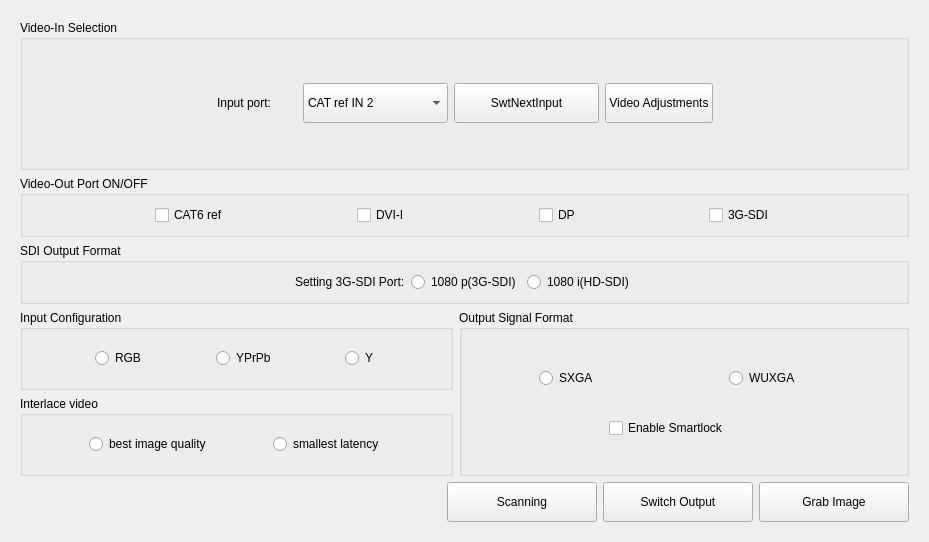
     <widget class="QWidget" name="tab_3">
      <attribute name="title">
       <string>Video Configuration - ref</string>
      </attribute>
      <layout class="QGridLayout" name="gridLayout_27">
       <item row="0" column="0">
        <widget class="QStackedWidget" name="stackedWidget">
         <property name="currentIndex">
          <number>0</number>
         </property>
         <widget class="QWidget" name="page">
          <layout class="QGridLayout" name="gridLayout_13">
           <item row="0" column="0">
            <widget class="QGroupBox" name="Input_Output_Selection_Group">
             <property name="minimumSize">
              <size>
               <width>0</width>
               <height>150</height>
              </size>
             </property>
             <property name="title">
              <string>Video-In Selection</string>
             </property>
             <layout class="QGridLayout" name="gridLayout_12">
              <item row="0" column="0">
               <layout class="QHBoxLayout" name="horizontalLayout_91">
                <item>
                 <spacer name="horizontalSpacer_4">
                  <property name="orientation">
                   <enum>Qt::Horizontal</enum>
                  </property>
                  <property name="sizeHint" stdset="0">
                   <size>
                    <width>40</width>
                    <height>20</height>
                   </size>
                  </property>
                 </spacer>
                </item>
                <item>
                 <layout class="QHBoxLayout" name="horizontalLayout_2">
                  <item>
                   <widget class="QLabel" name="label_6">
                    <property name="minimumSize">
                     <size>
                      <width>80</width>
                      <height>0</height>
                     </size>
                    </property>
                    <property name="maximumSize">
                     <size>
                      <width>80</width>
                      <height>16777215</height>
                     </size>
                    </property>
                    <property name="text">
                     <string>Input port:</string>
                    </property>
                   </widget>
                  </item>
                  <item>
                   <widget class="QComboBox" name="Input_Ref_ComboBox">
                    <property name="enabled">
                     <bool>true</bool>
                    </property>
                    <property name="minimumSize">
                     <size>
                      <width>145</width>
                      <height>40</height>
                     </size>
                    </property>
                    <property name="maximumSize">
                     <size>
                      <width>145</width>
                      <height>16777215</height>
                     </size>
                    </property>
                    <property name="font">
                     <font>
                      <weight>50</weight>
                      <bold>false</bold>
                     </font>
                    </property>
                    <property name="focusPolicy">
                     <enum>Qt::NoFocus</enum>
                    </property>
                    <item>
                     <property name="text">
                      <string>CAT ref IN 2</string>
                     </property>
                    </item>
                    <item>
                     <property name="text">
                      <string>DP ref IN 2</string>
                     </property>
                    </item>
                    <item>
                     <property name="text">
                      <string>DVI-D 1</string>
                     </property>
                    </item>
                    <item>
                     <property name="text">
                      <string>DVI-A 1</string>
                     </property>
                    </item>
                    <item>
                     <property name="text">
                      <string>DVI-D 2</string>
                     </property>
                    </item>
                    <item>
                     <property name="text">
                      <string>DVI-A 2</string>
                     </property>
                    </item>
                    <item>
                     <property name="text">
                      <string>HDMI 1</string>
                     </property>
                    </item>
                    <item>
                     <property name="text">
                      <string>HDMI 2</string>
                     </property>
                    </item>
                    <item>
                     <property name="text">
                      <string>DP</string>
                     </property>
                    </item>
                    <item>
                     <property name="text">
                      <string>S-VIDEO 1</string>
                     </property>
                    </item>
                    <item>
                     <property name="text">
                      <string>S-VIDEO 2</string>
                     </property>
                    </item>
                    <item>
                     <property name="text">
                      <string>COMP 1</string>
                     </property>
                    </item>
                    <item>
                     <property name="text">
                      <string>3G-SDI 1</string>
                     </property>
                    </item>
                    <item>
                     <property name="text">
                      <string>3G-SDI 2</string>
                     </property>
                    </item>
                   </widget>
                  </item>
                  <item>
                   <widget class="QPushButton" name="SwtNextInput_Ref_Button">
                    <property name="enabled">
                     <bool>true</bool>
                    </property>
                    <property name="minimumSize">
                     <size>
                      <width>145</width>
                      <height>40</height>
                     </size>
                    </property>
                    <property name="maximumSize">
                     <size>
                      <width>145</width>
                      <height>16777215</height>
                     </size>
                    </property>
                    <property name="focusPolicy">
                     <enum>Qt::NoFocus</enum>
                    </property>
                    <property name="text">
                     <string>SwtNextInput</string>
                    </property>
                   </widget>
                  </item>
                  <item>
                   <widget class="QPushButton" name="Video_Adjust_Ref_Button">
                    <property name="minimumSize">
                     <size>
                      <width>0</width>
                      <height>40</height>
                     </size>
                    </property>
                    <property name="maximumSize">
                     <size>
                      <width>145</width>
                      <height>40</height>
                     </size>
                    </property>
                    <property name="focusPolicy">
                     <enum>Qt::NoFocus</enum>
                    </property>
                    <property name="styleSheet">
                     <string notr="true"/>
                    </property>
                    <property name="text">
                     <string>Video Adjustments</string>
                    </property>
                   </widget>
                  </item>
                 </layout>
                </item>
                <item>
                 <spacer name="horizontalSpacer_5">
                  <property name="orientation">
                   <enum>Qt::Horizontal</enum>
                  </property>
                  <property name="sizeHint" stdset="0">
                   <size>
                    <width>40</width>
                    <height>20</height>
                   </size>
                  </property>
                 </spacer>
                </item>
               </layout>
              </item>
             </layout>
            </widget>
           </item>
           <item row="1" column="0">
            <widget class="QGroupBox" name="groupBox_10">
             <property name="minimumSize">
              <size>
               <width>0</width>
               <height>0</height>
              </size>
             </property>
             <property name="maximumSize">
              <size>
               <width>16777215</width>
               <height>16777215</height>
              </size>
             </property>
             <property name="title">
              <string>Video-Out Port ON/OFF</string>
             </property>
             <layout class="QGridLayout" name="gridLayout_5">
              <item row="0" column="0">
               <layout class="QHBoxLayout" name="horizontalLayout_3">
                <item>
                 <spacer name="horizontalSpacer_18">
                  <property name="orientation">
                   <enum>Qt::Horizontal</enum>
                  </property>
                  <property name="sizeHint" stdset="0">
                   <size>
                    <width>40</width>
                    <height>20</height>
                   </size>
                  </property>
                 </spacer>
                </item>
                <item>
                 <widget class="QCheckBox" name="Output_Ref_checkBox">
                  <property name="focusPolicy">
                   <enum>Qt::NoFocus</enum>
                  </property>
                  <property name="text">
                   <string>CAT6 ref</string>
                  </property>
                 </widget>
                </item>
                <item>
                 <spacer name="horizontalSpacer_10">
                  <property name="orientation">
                   <enum>Qt::Horizontal</enum>
                  </property>
                  <property name="sizeHint" stdset="0">
                   <size>
                    <width>40</width>
                    <height>20</height>
                   </size>
                  </property>
                 </spacer>
                </item>
                <item>
                 <widget class="QCheckBox" name="Output_Ref_checkBox_2">
                  <property name="focusPolicy">
                   <enum>Qt::NoFocus</enum>
                  </property>
                  <property name="text">
                   <string>DVI-I</string>
                  </property>
                 </widget>
                </item>
                <item>
                 <spacer name="horizontalSpacer_13">
                  <property name="orientation">
                   <enum>Qt::Horizontal</enum>
                  </property>
                  <property name="sizeHint" stdset="0">
                   <size>
                    <width>40</width>
                    <height>20</height>
                   </size>
                  </property>
                 </spacer>
                </item>
                <item>
                 <widget class="QCheckBox" name="Output_Ref_checkBox_3">
                  <property name="focusPolicy">
                   <enum>Qt::NoFocus</enum>
                  </property>
                  <property name="text">
                   <string>DP</string>
                  </property>
                 </widget>
                </item>
                <item>
                 <spacer name="horizontalSpacer_11">
                  <property name="orientation">
                   <enum>Qt::Horizontal</enum>
                  </property>
                  <property name="sizeHint" stdset="0">
                   <size>
                    <width>40</width>
                    <height>20</height>
                   </size>
                  </property>
                 </spacer>
                </item>
                <item>
                 <widget class="QCheckBox" name="Output_Ref_checkBox_4">
                  <property name="focusPolicy">
                   <enum>Qt::NoFocus</enum>
                  </property>
                  <property name="text">
                   <string>3G-SDI</string>
                  </property>
                 </widget>
                </item>
                <item>
                 <spacer name="horizontalSpacer_15">
                  <property name="orientation">
                   <enum>Qt::Horizontal</enum>
                  </property>
                  <property name="sizeHint" stdset="0">
                   <size>
                    <width>40</width>
                    <height>20</height>
                   </size>
                  </property>
                 </spacer>
                </item>
               </layout>
              </item>
             </layout>
            </widget>
           </item>
           <item row="2" column="0">
            <widget class="QGroupBox" name="groupBox_4">
             <property name="title">
              <string>SDI Output Format</string>
             </property>
             <layout class="QGridLayout" name="gridLayout_2">
              <item row="0" column="0">
               <layout class="QHBoxLayout" name="horizontalLayout_14">
                <item>
                 <spacer name="horizontalSpacer_19">
                  <property name="orientation">
                   <enum>Qt::Horizontal</enum>
                  </property>
                  <property name="sizeHint" stdset="0">
                   <size>
                    <width>40</width>
                    <height>20</height>
                   </size>
                  </property>
                 </spacer>
                </item>
                <item>
                 <widget class="QLabel" name="label_15">
                  <property name="enabled">
                   <bool>true</bool>
                  </property>
                  <property name="text">
                   <string>Setting 3G-SDI Port:</string>
                  </property>
                 </widget>
                </item>
                <item>
                 <widget class="QRadioButton" name="Ref_SDI_1080p_radioButton">
                  <property name="enabled">
                   <bool>true</bool>
                  </property>
                  <property name="focusPolicy">
                   <enum>Qt::NoFocus</enum>
                  </property>
                  <property name="text">
                   <string>1080 p(3G-SDI)</string>
                  </property>
                 </widget>
                </item>
                <item>
                 <widget class="QRadioButton" name="Ref_SDI_1080i_radioButton">
                  <property name="enabled">
                   <bool>true</bool>
                  </property>
                  <property name="focusPolicy">
                   <enum>Qt::NoFocus</enum>
                  </property>
                  <property name="text">
                   <string>1080 i(HD-SDI)</string>
                  </property>
                 </widget>
                </item>
                <item>
                 <spacer name="horizontalSpacer_61">
                  <property name="orientation">
                   <enum>Qt::Horizontal</enum>
                  </property>
                  <property name="sizeHint" stdset="0">
                   <size>
                    <width>40</width>
                    <height>20</height>
                   </size>
                  </property>
                 </spacer>
                </item>
               </layout>
              </item>
             </layout>
            </widget>
           </item>
           <item row="3" column="0">
            <layout class="QHBoxLayout" name="horizontalLayout_13">
             <item>
              <layout class="QVBoxLayout" name="verticalLayout_4">
               <item>
                <widget class="QGroupBox" name="Input_Config_groupBox">
                 <property name="enabled">
                  <bool>true</bool>
                 </property>
                 <property name="minimumSize">
                  <size>
                   <width>0</width>
                   <height>80</height>
                  </size>
                 </property>
                 <property name="title">
                  <string>Input Configuration</string>
                 </property>
                 <layout class="QGridLayout" name="gridLayout_9">
                  <item row="0" column="0">
                   <layout class="QHBoxLayout" name="horizontalLayout_4">
                    <item>
                     <spacer name="horizontalSpacer_39">
                      <property name="orientation">
                       <enum>Qt::Horizontal</enum>
                      </property>
                      <property name="sizeHint" stdset="0">
                       <size>
                        <width>40</width>
                        <height>20</height>
                       </size>
                      </property>
                     </spacer>
                    </item>
                    <item>
                     <widget class="QRadioButton" name="Input_RGB_Ref_radioButton">
                      <property name="focusPolicy">
                       <enum>Qt::NoFocus</enum>
                      </property>
                      <property name="text">
                       <string>RGB</string>
                      </property>
                     </widget>
                    </item>
                    <item>
                     <spacer name="horizontalSpacer_40">
                      <property name="orientation">
                       <enum>Qt::Horizontal</enum>
                      </property>
                      <property name="sizeHint" stdset="0">
                       <size>
                        <width>40</width>
                        <height>20</height>
                       </size>
                      </property>
                     </spacer>
                    </item>
                    <item>
                     <widget class="QRadioButton" name="Input_YPrPb_Ref_radioButton">
                      <property name="focusPolicy">
                       <enum>Qt::NoFocus</enum>
                      </property>
                      <property name="text">
                       <string>YPrPb</string>
                      </property>
                     </widget>
                    </item>
                    <item>
                     <spacer name="horizontalSpacer_41">
                      <property name="orientation">
                       <enum>Qt::Horizontal</enum>
                      </property>
                      <property name="sizeHint" stdset="0">
                       <size>
                        <width>40</width>
                        <height>20</height>
                       </size>
                      </property>
                     </spacer>
                    </item>
                    <item>
                     <widget class="QRadioButton" name="Input_Y_Ref_radioButton">
                      <property name="focusPolicy">
                       <enum>Qt::NoFocus</enum>
                      </property>
                      <property name="text">
                       <string>Y</string>
                      </property>
                     </widget>
                    </item>
                    <item>
                     <spacer name="horizontalSpacer_69">
                      <property name="orientation">
                       <enum>Qt::Horizontal</enum>
                      </property>
                      <property name="sizeHint" stdset="0">
                       <size>
                        <width>40</width>
                        <height>20</height>
                       </size>
                      </property>
                     </spacer>
                    </item>
                   </layout>
                  </item>
                 </layout>
                </widget>
               </item>
               <item>
                <widget class="QGroupBox" name="Input_Config_groupBox_2">
                 <property name="enabled">
                  <bool>true</bool>
                 </property>
                 <property name="minimumSize">
                  <size>
                   <width>0</width>
                   <height>80</height>
                  </size>
                 </property>
                 <property name="title">
                  <string>Interlace video</string>
                 </property>
                 <layout class="QGridLayout" name="gridLayout_10">
                  <item row="0" column="0">
                   <spacer name="horizontalSpacer_75">
                    <property name="orientation">
                     <enum>Qt::Horizontal</enum>
                    </property>
                    <property name="sizeHint" stdset="0">
                     <size>
                      <width>57</width>
                      <height>20</height>
                     </size>
                    </property>
                   </spacer>
                  </item>
                  <item row="0" column="1">
                   <widget class="QRadioButton" name="BestImage_radioButton">
                    <property name="focusPolicy">
                     <enum>Qt::NoFocus</enum>
                    </property>
                    <property name="text">
                     <string>best image quality</string>
                    </property>
                   </widget>
                  </item>
                  <item row="0" column="2">
                   <spacer name="horizontalSpacer_77">
                    <property name="orientation">
                     <enum>Qt::Horizontal</enum>
                    </property>
                    <property name="sizeHint" stdset="0">
                     <size>
                      <width>56</width>
                      <height>20</height>
                     </size>
                    </property>
                   </spacer>
                  </item>
                  <item row="0" column="3">
                   <widget class="QRadioButton" name="Smallest_radioButton">
                    <property name="focusPolicy">
                     <enum>Qt::NoFocus</enum>
                    </property>
                    <property name="text">
                     <string>smallest latency</string>
                    </property>
                   </widget>
                  </item>
                  <item row="0" column="4">
                   <spacer name="horizontalSpacer_78">
                    <property name="orientation">
                     <enum>Qt::Horizontal</enum>
                    </property>
                    <property name="sizeHint" stdset="0">
                     <size>
                      <width>57</width>
                      <height>20</height>
                     </size>
                    </property>
                   </spacer>
                  </item>
                 </layout>
                </widget>
               </item>
              </layout>
             </item>
             <item>
              <widget class="QGroupBox" name="Output_Format_Group">
               <property name="minimumSize">
                <size>
                 <width>450</width>
                 <height>160</height>
                </size>
               </property>
               <property name="maximumSize">
                <size>
                 <width>16777215</width>
                 <height>16777215</height>
                </size>
               </property>
               <property name="styleSheet">
                <string notr="true"/>
               </property>
               <property name="title">
                <string>Output Signal Format</string>
               </property>
               <widget class="QRadioButton" name="SXGA_Ref_RadioButton">
                <property name="geometry">
                 <rect>
                  <x>80</x>
                  <y>60</y>
                  <width>89</width>
                  <height>16</height>
                 </rect>
                </property>
                <property name="focusPolicy">
                 <enum>Qt::NoFocus</enum>
                </property>
                <property name="text">
                 <string>SXGA</string>
                </property>
               </widget>
               <widget class="QRadioButton" name="WUXGA_Ref_RadioButton">
                <property name="geometry">
                 <rect>
                  <x>270</x>
                  <y>60</y>
                  <width>89</width>
                  <height>16</height>
                 </rect>
                </property>
                <property name="focusPolicy">
                 <enum>Qt::NoFocus</enum>
                </property>
                <property name="text">
                 <string>WUXGA</string>
                </property>
               </widget>
               <widget class="QCheckBox" name="SmartLock_Ref_CheckBox">
                <property name="geometry">
                 <rect>
                  <x>150</x>
                  <y>110</y>
                  <width>151</width>
                  <height>16</height>
                 </rect>
                </property>
                <property name="focusPolicy">
                 <enum>Qt::NoFocus</enum>
                </property>
                <property name="text">
                 <string>Enable Smartlock</string>
                </property>
               </widget>
              </widget>
             </item>
            </layout>
           </item>
           <item row="4" column="0">
            <layout class="QHBoxLayout" name="horizontalLayout_6">
             <item>
              <spacer name="horizontalSpacer_63">
               <property name="orientation">
                <enum>Qt::Horizontal</enum>
               </property>
               <property name="sizeHint" stdset="0">
                <size>
                 <width>40</width>
                 <height>20</height>
                </size>
               </property>
              </spacer>
             </item>
             <item>
              <widget class="QPushButton" name="Scan_Ref_pushButton">
               <property name="minimumSize">
                <size>
                 <width>150</width>
                 <height>40</height>
                </size>
               </property>
               <property name="maximumSize">
                <size>
                 <width>145</width>
                 <height>16777215</height>
                </size>
               </property>
               <property name="focusPolicy">
                <enum>Qt::NoFocus</enum>
               </property>
               <property name="styleSheet">
                <string notr="true"/>
               </property>
               <property name="text">
                <string>Scanning</string>
               </property>
              </widget>
             </item>
             <item>
              <widget class="QPushButton" name="Switch_Output_Button">
               <property name="minimumSize">
                <size>
                 <width>150</width>
                 <height>40</height>
                </size>
               </property>
               <property name="maximumSize">
                <size>
                 <width>145</width>
                 <height>40</height>
                </size>
               </property>
               <property name="focusPolicy">
                <enum>Qt::NoFocus</enum>
               </property>
               <property name="styleSheet">
                <string notr="true"/>
               </property>
               <property name="text">
                <string>Switch Output</string>
               </property>
              </widget>
             </item>
             <item>
              <widget class="QPushButton" name="Grab_Image_pushButton">
               <property name="minimumSize">
                <size>
                 <width>150</width>
                 <height>40</height>
                </size>
               </property>
               <property name="maximumSize">
                <size>
                 <width>145</width>
                 <height>16777215</height>
                </size>
               </property>
               <property name="focusPolicy">
                <enum>Qt::NoFocus</enum>
               </property>
               <property name="styleSheet">
                <string notr="true"/>
               </property>
               <property name="text">
                <string>Grab Image</string>
               </property>
              </widget>
             </item>
            </layout>
           </item>
          </layout>
         </widget>
        </widget>
       </item>
      </layout>
     </widget>
